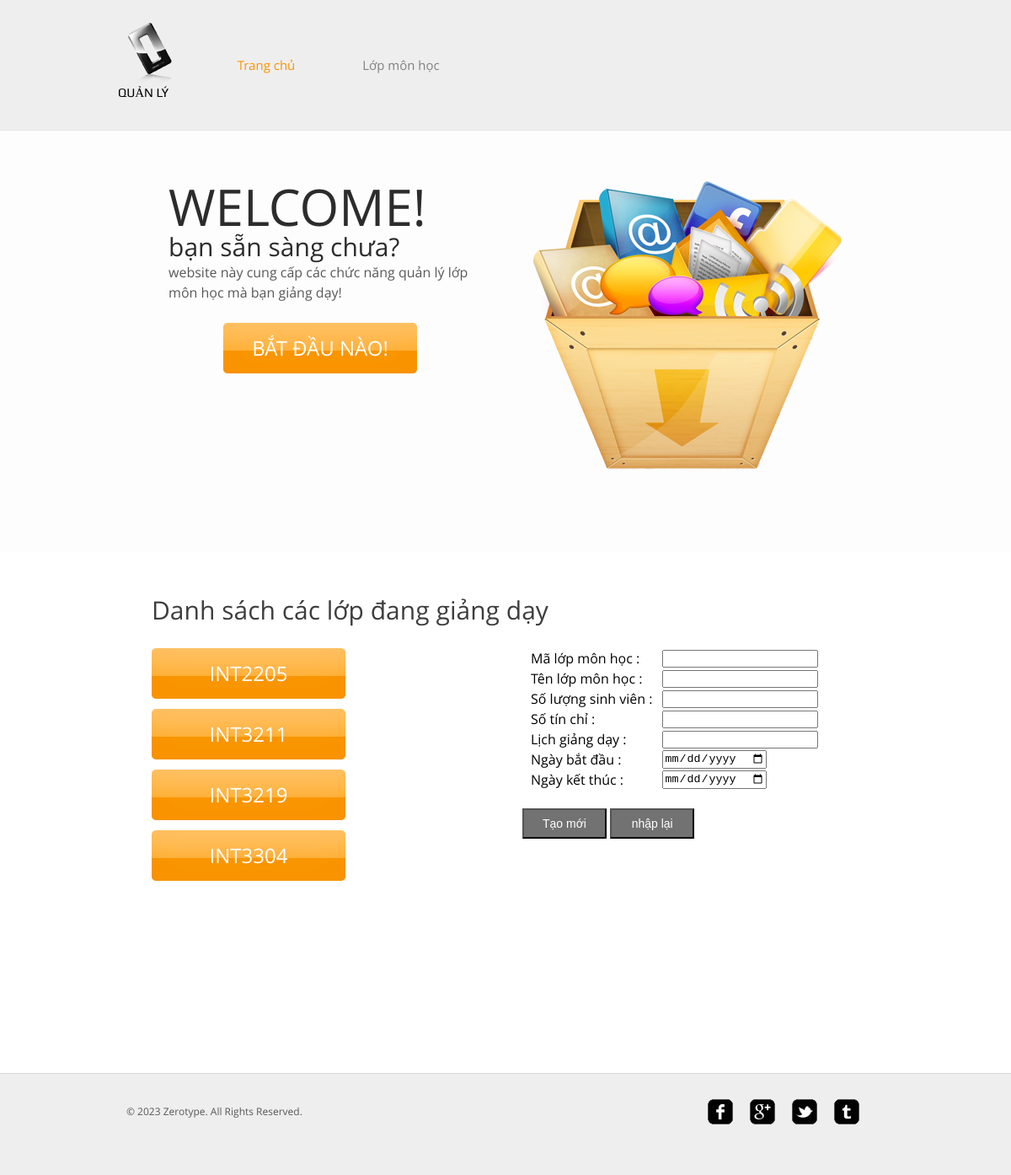
Screenshot of /zerotype_x/index.php with the database file from the repository.
### tables this page shows
CREATE TABLE IF NOT EXISTS `monhoc` (
  `MaLop` varchar(20) NOT NULL,
  `Ten` varchar(100) NOT NULL,
  `soluongsinhvien` int(200) NOT NULL,
  `sotinchi` int(50) NOT NULL,
  `slsvthamgia` int(200) NOT NULL,
  `lichday` varchar(100) NOT NULL,
  `begin_date` date NOT NULL,
  `end_date` date NOT NULL,
  PRIMARY KEY (`MaLop`)
);

### zerotype_x/index.php (the view, shortened to what this page needs)
<!DOCTYPE html PUBLIC "-//W3C//DTD XHTML 1.0 Transitional//EN" "http://www.w3.org/TR/xhtml1/DTD/xhtml1-transitional.dtd">
<html xmlns="http://www.w3.org/1999/xhtml">
<head>
	<link rel="stylesheet" href="css/style.css" type="text/css">
</head>
<body>
	<div id="header">
		<div>
			<div class="logo">
				<a href="index.php">Quản lý</a>
			</div>
			<ul id="navigation">
				<li class="active">
					<a href="index.php">Trang chủ</a>
				</li>
				<li>
					<a href="object.php">Lớp môn học</a>
				</li>
			</ul>
		</div>
	</div>
	<div id="adbox">
		<div class="clearfix">
			<img src="images/box.png" alt="Img" height="342" width="368">
			<div>
				<h1>welcome!</h1>
				<h2>bạn sẵn sàng chưa?</h2>
				<p>
					website này cung cấp các chức năng quản lý lớp môn học mà bạn giảng dạy!
					<span><a href="index.php#contents" class="btn">bắt đầu nào!</a><b></b></span>
				</p>
			</div>
		</div>
	</div>
	<div id="contents">
		<div id="tagline" class="clearfix">
			<h1>Danh sách các lớp đang giảng dạy</h1>
			<div>
				<?php
						$sql="select Malop from  monhoc";
						$query=mysql_query($sql);
							 while($row=mysql_fetch_array($query))
								{
									echo "<h2> <a href='object.php?ip_mh=$row[Malop]' class='btn'>$row[Malop] </a></h2>";
								}
				?>
			</div>
			<div>
				<form method="post" action="taolopmonhoc.php" id="taolopmonhoc">
					<table id="table">
					<tr>
						<td><lable> Mã lớp môn học : </lable></td>
						<td><input id="Malop" name="Malop" type="text"  /></td>
					</tr>
					<tr>
						<td><lable> Tên lớp môn học : </lable></td>
						<td><input id="Ten" name="Ten" type="text"  /></td>
					</tr>
					<tr>
						<td><lable> Số lượng sinh viên : </lable></td>
						<td><input id="soluongsinhvien" name="soluongsinhvien" type="number"  /></td>
					</tr>
					<tr>
						<td><lable> Số tín chỉ : </lable></td>
						<td><input id="sotinchi" name="sotinchi" type="number"  /></td>
					</tr>
					<tr>
						<td><lable> Lịch giảng dạy : </lable></td>
						<td><input id="lichday" name="lichday" type="text"  /></td>
					</tr>
					<tr>
						<td><lable> Ngày bắt đầu : </lable></td>
						<td><input id="begin_date" name="begin_date" type="date"  /></td>
					</tr>
					<tr>
						<td><lable> Ngày kết thúc : </lable></td>
						<td><input id="end_date" name="end_date" type="date"  /></td>
                     </table>
                     <br />
					<p>
                            <input type="submit" id="submit" name="submit" class="more" value="Tạo mới" />
                            <input type="reset" id="reset" name="reset" class="more" value="nhập lại" />
                     </p>
				</form>
			</div>
		</div>
	</div>
	<div id="footer">
		<div class="clearfix">
			<div id="connect">
				<a href="http://freewebsitetemplates.com/go/facebook/" target="_blank" class="facebook"></a><a href="http://freewebsitetemplates.com/go/googleplus/" target="_blank" class="googleplus"></a><a href="http://freewebsitetemplates.com/go/twitter/" target="_blank" class="twitter"></a><a href="http://www.freewebsitetemplates.com/misc/contact/" target="_blank" class="tumbler"></a>
			</div>
			<p>
				© 2023 Zerotype. All Rights Reserved.
			</p>
		</div>
	</div>
</body>
</html>

### zerotype_x/css/style.css (style rules this page uses)
body { background-color: #fff; font-family: 'OpenSans'; margin: 0; }
img { border: 0; }
.clearfix:after, #contents:after { clear:both; content:""; display:block; height:1%; line-height:0; visibility:hidden; }
.btn { background: url(../images/bg-button.png) no-repeat; background-position: 0 -70px; color: #fff; display: inline-block; font: 24px/60px 'OpenSans'; height: 60px; width: 230px; text-align: center; text-decoration: none; text-transform: uppercase; }
#header { background-color: #eee; border-bottom: 1px solid #e6e6e6; padding: 27px 0; }
#header > div, #footer > div { width: 920px; margin: 0 auto; padding: 0 20px; }
#header .logo { float: left; margin-right: 20px; }
#header .logo a { background: url(../images/logo.png) no-repeat center top; color: #000; display: block; font: 15px/30px 'Play'; height: 20px; width: 76px; padding-top: 68px; text-decoration: none; text-transform: uppercase; }
#navigation { display: inline-block; list-style: none; line-height: 100px; margin: 0; padding: 0; }
#navigation li { float: left; width: 160px; text-align: center; }
#navigation li a { color: #818181; font-size: 15px; line-height: 30px; text-decoration: none; }
#navigation li.active a { color: #f99600; }
#adbox { background: url(../images/bg-adbox.jpg) repeat-x left top; height: 380px; padding: 60px 0; }
#adbox > div { width: 800px; margin: 0 auto; padding: 0 80px; }
#adbox > div img { float: right; margin-left: 60px; }
#adbox h1, #adbox h2 { color: #2c2c2c; font-size: 60px; line-height: 60px; margin: 0; text-transform: uppercase; }
#adbox h2 { font-size: 30px; line-height: 36px; text-transform: none; }
#adbox p { font-size: 16px; line-height: 24px; margin: 0; }
#adbox p span { display: block; font-size: 12px; width: 360px; padding: 24px 0; text-align: center; }
#contents { min-height: 510px; width: 880px; margin: 0 auto; padding: 54px 40px; }
h1 { color: #3e3e3e; font-size: 30px; font-weight: normal; line-height: 30px; margin: 0 0 30px; }
h2 { color: #2c2c2c; font-size: 24px; font-weight: normal; line-height: 24px; margin: 0 0 12px; }
p { color: #585858; font-size: 16px; line-height: 24px; margin: 0 0 30px; }
p a { color: #585858; }
#tagline h1 { margin-left: 20px; }
#tagline > div { float: left; width: 400px; margin: 0 20px; }
.more { background-color: #727272; color: #fff; display: inline-block; font-size: 14px; line-height: 30px; width: 100px; text-align: center; text-decoration: none; }
#footer { background-color: #eee; border-top: 1px solid #d8d8d8; padding: 30px 0; }
#footer p { font-size: 12px; line-height: 30px; padding-left: 10px; }
#connect { float: right; display: inline-block; margin-right: 30px; }
#connect a { background: url(../images/icons.png) no-repeat; display: inline-block; height: 30px; width: 30px; margin: 0 10px; }
#connect a.googleplus { background-position: 0 -40px; }
#connect a.twitter { background-position: 0 -80px; }
#connect a.tumbler { background-position: 0 -120px; }
#table { border-color:#666; border-width:thin; border-collapse:collapse; }
#table tr { border:1px solid:#990; }
#table td { padding-left:10px; }

### rows the page displays
monhoc: MaLop "INT2205"
monhoc: MaLop "INT3211"
monhoc: MaLop "INT3219"
monhoc: MaLop "INT3304"
